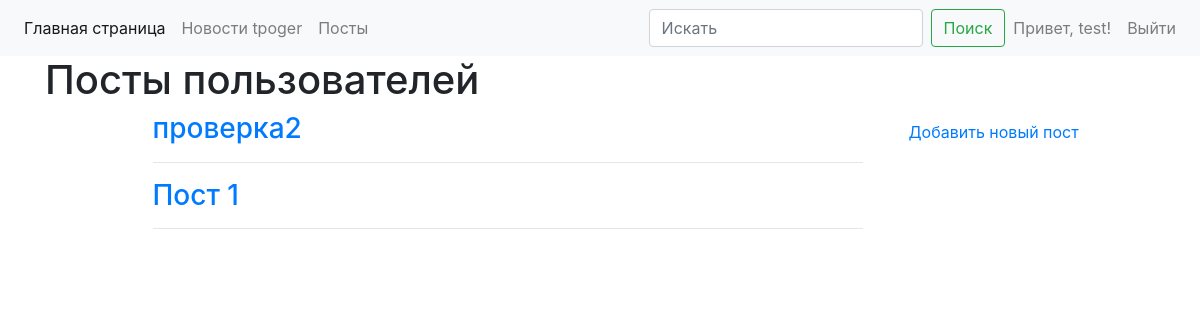
Screenshot of /posts/ (signed in) with the database file from the repository.
### webapp/user/models.py (models this page shows, shortened)
class User(db.Model, UserMixin):
    id = db.Column(db.Integer, primary_key=True)
    username = db.Column(db.String(64), index=True, unique=True)
    password = db.Column(db.String(128))
    role = db.Column(db.String(10), index=True)
    name = db.Column(db.String(10), index=True)
    @property
    def is_admin(self):
        return self.role == 'admin'

### webapp/posts/models.py (models this page shows, shortened)
class Post(db.Model):
    id = db.Column(db.Integer, primary_key=True)
    title = db.Column(db.String, nullable=False)
    text = db.Column(db.Text, nullable=False)
    created = db.Column(db.DateTime, nullable=False, default=datetime.now())
    user_id = db.Column(
        db.Integer,
        db.ForeignKey('user.id', ondelete='CASCADE'),
        index=True)
    user = relationship('User', backref='posts')

### webapp/posts/views.py (the view)
@blueprint.route("/")
def post():
    title = 'Посты пользователей'
    post_list = Post.query.filter(Post.text.isnot(None)).order_by(Post.created.desc()).all()
    return render_template('posts/post.html', page_title=title, post_list=post_list)

### webapp/__init__.py (called while the page is built)
def create_app():
    app = Flask(__name__)
    app.config.from_pyfile('config.py')
    db.init_app(app)
    migrate = Migrate(app, db)
    login_manager = LoginManager()
    login_manager.init_app(app)
    login_manager.login_view = 'user.login'
    app.register_blueprint(user_blueprint)
    app.register_blueprint(admin_blueprint)
    app.register_blueprint(news_blueprint)
    app.register_blueprint(posts_blueprint)
    @login_manager.user_loader
    def load_user(user_id):
        return User.query.get(user_id)
    return app

### webapp/templates/posts/post.html (shortened to what this page needs)
{% extends "base.html" %}
{% block content %}
<div class="container">
  <div class="row">
    <div class="col-1">
    </div>
    <div class="col-8">
    {% for post in post_list %}
    <h3><a href="{{ url_for('post.single_post', id=post.id) }}">{{ post.title }}</a> </h3>
    <hr />
    {% endfor %}
    </div>
    <div class="col-3">
      <a class="nav-link" href="{{ url_for('post.new_post') }}">Добавить новый пост </a>
  </div>
  </div>
</div>
  {% endblock %}

### webapp/templates/menu.html (shortened to what this page needs)
<nav class="navbar navbar-expand-lg navbar-light bg-light">
    <div class="collapse navbar-collapse" id="navbarSupportedContent">
        <ul class="navbar-nav mr-auto">
        <li class="nav-item active">
            <a class="nav-link" href="/">Главная страница </a>
        </li>
        <li class="nav-item">
            <a class="nav-link" href="/tproger">Новости tpoger </a>
        </li>
        <li class="nav-item">
            <a class="nav-link" href="/posts">Посты </a>
        </li>
        </ul>
        <form class="form-inline my-2 my-lg-0">
        <input class="form-control mr-sm-2" type="search" placeholder="Искать" aria-label="Search">
        <button class="btn btn-outline-success my-2 my-sm-0" type="submit">Поиск</button>
        </form>
        <ul class="navbar-nav">
            {% if current_user.is_authenticated %}
                <li class="nav-item">
                    <span class="nav-link">Привет, {{ current_user.username }}!</span>
                </li>
                <li class="nav-item">
                    <a class="nav-link" href="{{ url_for('user.logout') }}">Выйти</a>
                </li>
            {% endif %}
    </div>
  </nav>

### rows the page displays
User: username "test"
Post: title "проверка2"
Post: title "Пост 1"

### other values shown
{{ page_title }} "Посты пользователей"
